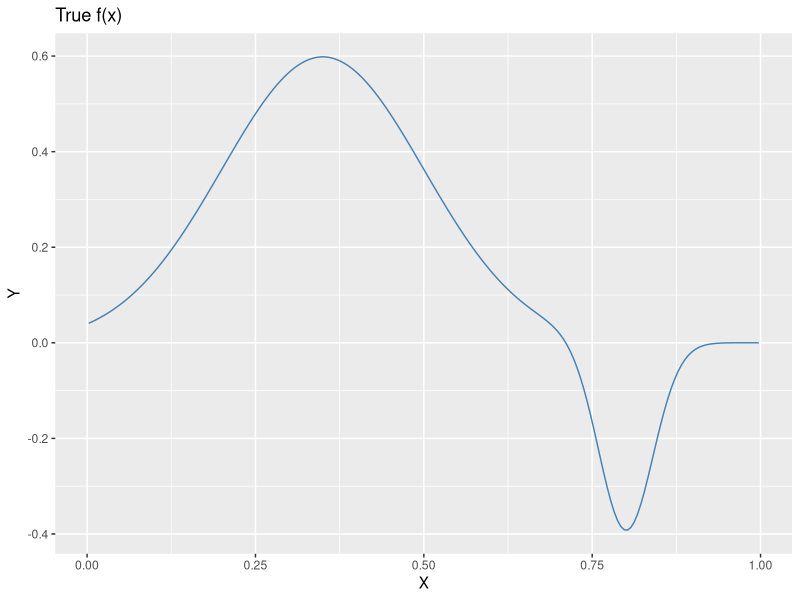

Write the R code that produced this figure.
## ---- chunk 1
## Imports
library(ggplot2)
library(stats)

## Subroutines
f = function(x){
    # prob density function defined in problem specification
    1.5*dnorm((x-0.35)/0.15) - dnorm((x-0.8)/0.04)
}

## Parameterize
n = 200
is = 1:n
xis = (is-0.5)/n

## Plotting
pdf_df = data.frame(x=xis, y=f(xis))
plt_pdf = ggplot(data=pdf_df) +
    geom_line(aes(x=x, y=y), color="steelblue") +
    labs(x="X", y="Y", title="True f(x)")
## ---- chunk 2
plt_pdf
